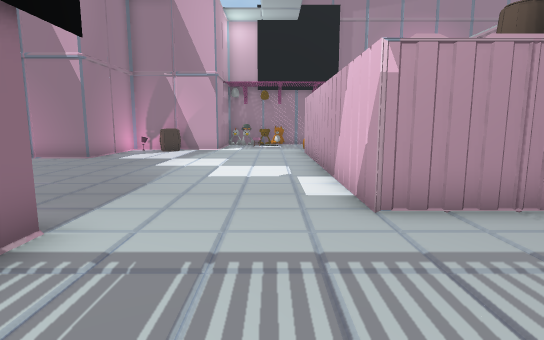
[1] (above)

13 first-person views from a walk through a Unity game level. The camera is 1.2 m above the floor, tilts 8° down and sees 80° across. The floor is counted in squares, 1 m on a side. Each view is taken from the middle of a square. On the plan, view 1 faces up. The plan holds only what a view shows up to about 14 squares ahead; the rest is blank. The place goes on beyond the plan. The player is left out.

[2]
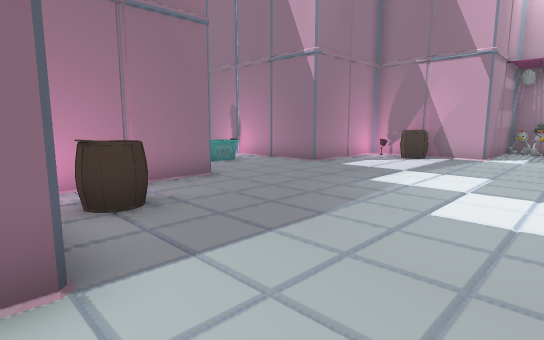

[3]
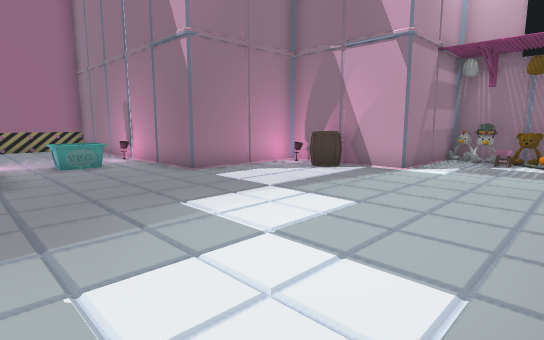

[4]
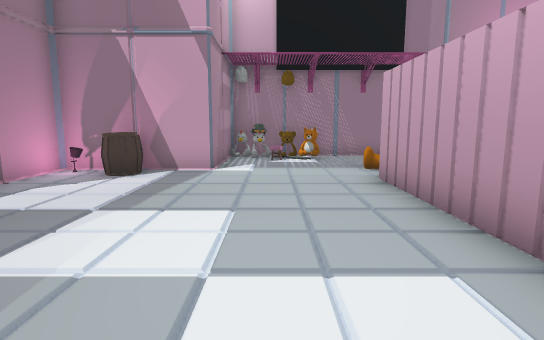

[5]
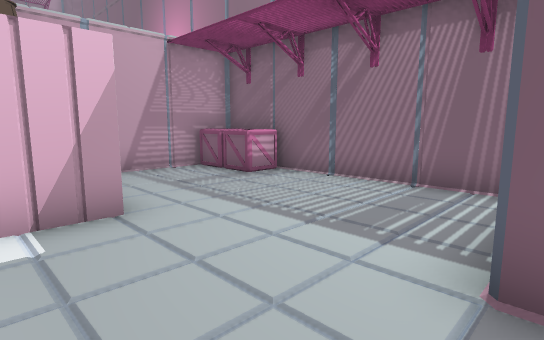

[6]
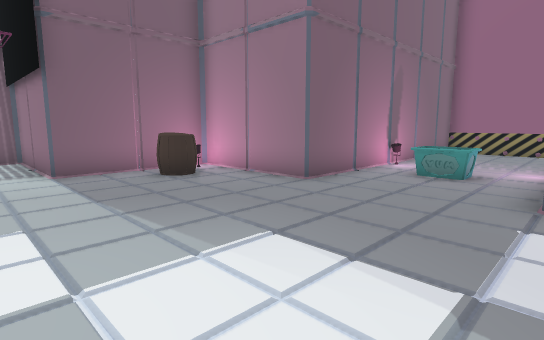

[7]
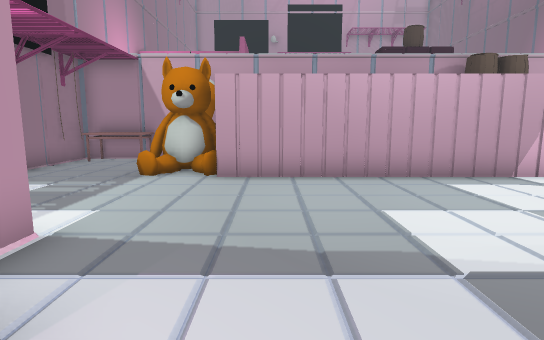

[8]
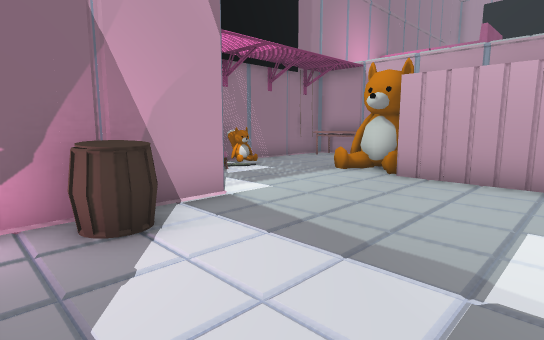

[9]
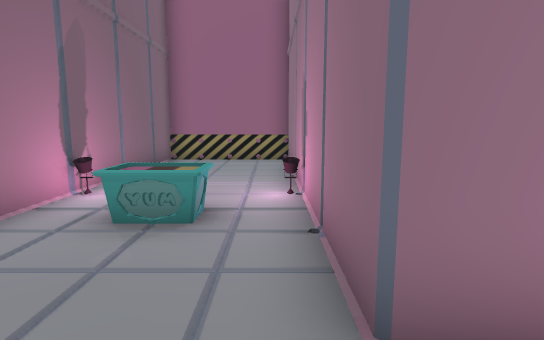

[10]
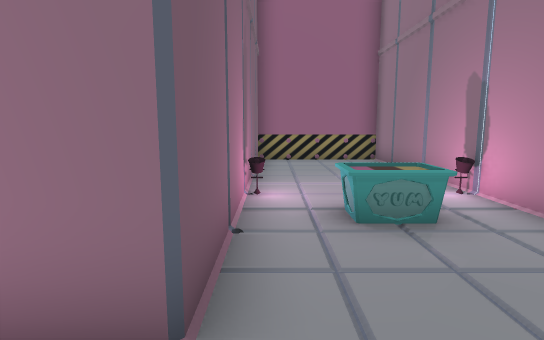

[11]
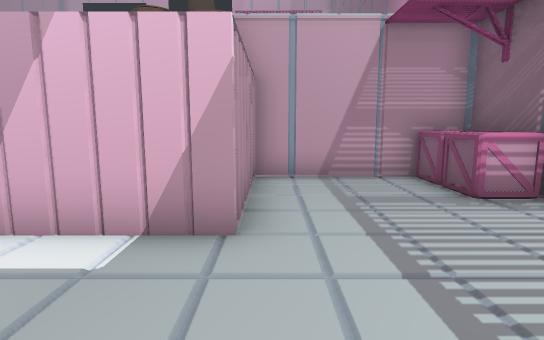

[12]
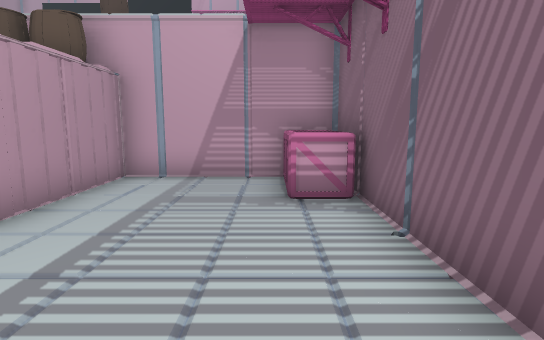

[13]
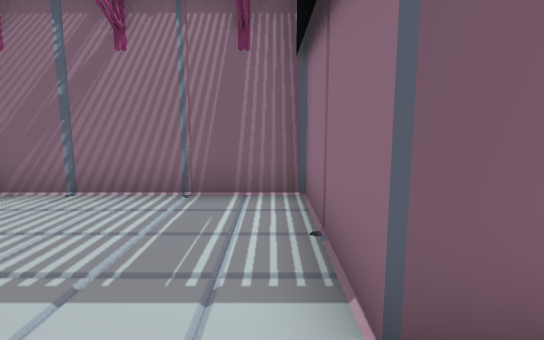

### Floor plan
Points are (right, up) in squares from view 1. A wall is a line through its corners. A room is listed if a view was taken in it or the views show most of it. See-through windows are left out.
Room 1 (views 1, 2, 3, 4, 5, 6, 7, 8, 9, 10, 11, 12, 13)
walls: (2.6, 14.4) (2.7, 14.6); (2.8, 14.5) (2.4, 15.3); (2.3, 15.1) (2.7, 16.2); (2.2, 15.2) (2.3, 15.7) (2.7, 15.9) (2.5, 16.2); (2.3, 15.6) (2.7, 15.9); (-1.4, 18.6) (-1.9, 19.3); (-1.4, 18.8) (-2, 18.8); (5.5, 15) (5.5, 19.6) (-2.6, 19.6) (-2.6, 15.6) (-6.6, 15.6) (-6.6, 11.6) (-16.2, 11.6) (-16.2, 7.5) (-6.6, 7.5) (-6.6, 3.5) (-2.6, 3.5) (-2.6, -0.5) (5.5, -0.5) (5.5, 4.4) (1.4, 4.4) (1.4, 14.4)
low walls: (1.9, 14.7) (2.3, 15.1); (2.1, 15.5) (1.5, 15.9) (1.7, 16.2); (4.5, 17.1) (4.5, 19.1)
objects: crate (-5, 15) to (-4, 15); crate (3, 0) to (4, 0); crate (5, 0)

Where each view was taken, in squares from view 1:
view 1: 0 up, 0 right, facing up
view 2: 3 up, 0 right, facing up-left
view 3: 7 up, 1 right, facing up-left
view 4: 7 up, 1 left, facing up
view 5: 6 up, 3 left, facing down-right
view 6: 12 up, 1 left, facing down-left
view 7: 13 up, 6 left, facing right
view 8: 11 up, 6 left, facing up-right
view 9: 11 up, 5 left, facing left
view 10: 8 up, 5 left, facing left
view 11: 4 up, 2 left, facing right
view 12: 1 up, 2 left, facing right
view 13: 5 up, 2 left, facing down
